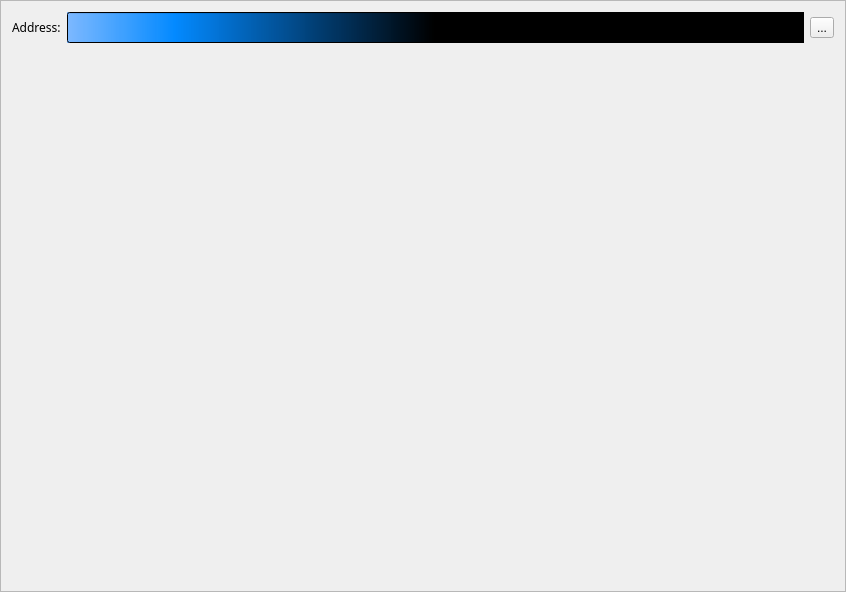
<?xml version="1.0" encoding="UTF-8"?>
<ui version="4.0">
 <class>ReceiveFrame</class>
 <widget class="QFrame" name="ReceiveFrame">
  <property name="geometry">
   <rect>
    <x>0</x>
    <y>0</y>
    <width>846</width>
    <height>592</height>
   </rect>
  </property>
  <property name="windowTitle">
   <string>Frame</string>
  </property>
  <property name="frameShape">
   <enum>QFrame::StyledPanel</enum>
  </property>
  <property name="frameShadow">
   <enum>QFrame::Raised</enum>
  </property>
  <layout class="QVBoxLayout" name="verticalLayout">
   <item>
    <layout class="QHBoxLayout" name="horizontalLayout">
     <item>
      <widget class="QLabel" name="label">
       <property name="font">
        <font>
         <family>Game of Thrones</family>
        </font>
       </property>
       <property name="text">
        <string>Address:</string>
       </property>
      </widget>
     </item>
     <item>
      <widget class="QLineEdit" name="m_addressEdit">
       <property name="palette">
        <palette>
         <active>
          <colorrole role="WindowText">
           <brush brushstyle="SolidPattern">
            <color alpha="255">
             <red>255</red>
             <green>255</green>
             <blue>255</blue>
            </color>
           </brush>
          </colorrole>
          <colorrole role="Button">
           <brush brushstyle="LinearGradientPattern">
            <gradient startx="0.000000000000000" starty="0.000000000000000" endx="1.000000000000000" endy="0.000000000000000" type="LinearGradient" spread="ReflectSpread" coordinatemode="ObjectBoundingMode">
             <gradientstop position="0.000000000000000">
              <color alpha="255">
               <red>126</red>
               <green>185</green>
               <blue>255</blue>
              </color>
             </gradientstop>
             <gradientstop position="0.146597000000000">
              <color alpha="252">
               <red>0</red>
               <green>136</green>
               <blue>255</blue>
              </color>
             </gradientstop>
             <gradientstop position="0.497382000000000">
              <color alpha="255">
               <red>0</red>
               <green>0</green>
               <blue>0</blue>
              </color>
             </gradientstop>
            </gradient>
           </brush>
          </colorrole>
          <colorrole role="Text">
           <brush brushstyle="SolidPattern">
            <color alpha="255">
             <red>255</red>
             <green>255</green>
             <blue>255</blue>
            </color>
           </brush>
          </colorrole>
          <colorrole role="Base">
           <brush brushstyle="LinearGradientPattern">
            <gradient startx="0.000000000000000" starty="0.000000000000000" endx="1.000000000000000" endy="0.000000000000000" type="LinearGradient" spread="ReflectSpread" coordinatemode="ObjectBoundingMode">
             <gradientstop position="0.000000000000000">
              <color alpha="255">
               <red>126</red>
               <green>185</green>
               <blue>255</blue>
              </color>
             </gradientstop>
             <gradientstop position="0.146597000000000">
              <color alpha="252">
               <red>0</red>
               <green>136</green>
               <blue>255</blue>
              </color>
             </gradientstop>
             <gradientstop position="0.497382000000000">
              <color alpha="255">
               <red>0</red>
               <green>0</green>
               <blue>0</blue>
              </color>
             </gradientstop>
            </gradient>
           </brush>
          </colorrole>
          <colorrole role="Window">
           <brush brushstyle="LinearGradientPattern">
            <gradient startx="0.000000000000000" starty="0.000000000000000" endx="1.000000000000000" endy="0.000000000000000" type="LinearGradient" spread="ReflectSpread" coordinatemode="ObjectBoundingMode">
             <gradientstop position="0.000000000000000">
              <color alpha="255">
               <red>126</red>
               <green>185</green>
               <blue>255</blue>
              </color>
             </gradientstop>
             <gradientstop position="0.146597000000000">
              <color alpha="252">
               <red>0</red>
               <green>136</green>
               <blue>255</blue>
              </color>
             </gradientstop>
             <gradientstop position="0.497382000000000">
              <color alpha="255">
               <red>0</red>
               <green>0</green>
               <blue>0</blue>
              </color>
             </gradientstop>
            </gradient>
           </brush>
          </colorrole>
          <colorrole role="Highlight">
           <brush brushstyle="SolidPattern">
            <color alpha="255">
             <red>0</red>
             <green>63</green>
             <blue>190</blue>
            </color>
           </brush>
          </colorrole>
         </active>
         <inactive>
          <colorrole role="WindowText">
           <brush brushstyle="SolidPattern">
            <color alpha="255">
             <red>255</red>
             <green>255</green>
             <blue>255</blue>
            </color>
           </brush>
          </colorrole>
          <colorrole role="Button">
           <brush brushstyle="LinearGradientPattern">
            <gradient startx="0.000000000000000" starty="0.000000000000000" endx="1.000000000000000" endy="0.000000000000000" type="LinearGradient" spread="ReflectSpread" coordinatemode="ObjectBoundingMode">
             <gradientstop position="0.000000000000000">
              <color alpha="255">
               <red>126</red>
               <green>185</green>
               <blue>255</blue>
              </color>
             </gradientstop>
             <gradientstop position="0.146597000000000">
              <color alpha="252">
               <red>0</red>
               <green>136</green>
               <blue>255</blue>
              </color>
             </gradientstop>
             <gradientstop position="0.497382000000000">
              <color alpha="255">
               <red>0</red>
               <green>0</green>
               <blue>0</blue>
              </color>
             </gradientstop>
            </gradient>
           </brush>
          </colorrole>
          <colorrole role="Text">
           <brush brushstyle="SolidPattern">
            <color alpha="255">
             <red>255</red>
             <green>255</green>
             <blue>255</blue>
            </color>
           </brush>
          </colorrole>
          <colorrole role="Base">
           <brush brushstyle="LinearGradientPattern">
            <gradient startx="0.000000000000000" starty="0.000000000000000" endx="1.000000000000000" endy="0.000000000000000" type="LinearGradient" spread="ReflectSpread" coordinatemode="ObjectBoundingMode">
             <gradientstop position="0.000000000000000">
              <color alpha="255">
               <red>126</red>
               <green>185</green>
               <blue>255</blue>
              </color>
             </gradientstop>
             <gradientstop position="0.146597000000000">
              <color alpha="252">
               <red>0</red>
               <green>136</green>
               <blue>255</blue>
              </color>
             </gradientstop>
             <gradientstop position="0.497382000000000">
              <color alpha="255">
               <red>0</red>
               <green>0</green>
               <blue>0</blue>
              </color>
             </gradientstop>
            </gradient>
           </brush>
          </colorrole>
          <colorrole role="Window">
           <brush brushstyle="LinearGradientPattern">
            <gradient startx="0.000000000000000" starty="0.000000000000000" endx="1.000000000000000" endy="0.000000000000000" type="LinearGradient" spread="ReflectSpread" coordinatemode="ObjectBoundingMode">
             <gradientstop position="0.000000000000000">
              <color alpha="255">
               <red>126</red>
               <green>185</green>
               <blue>255</blue>
              </color>
             </gradientstop>
             <gradientstop position="0.146597000000000">
              <color alpha="252">
               <red>0</red>
               <green>136</green>
               <blue>255</blue>
              </color>
             </gradientstop>
             <gradientstop position="0.497382000000000">
              <color alpha="255">
               <red>0</red>
               <green>0</green>
               <blue>0</blue>
              </color>
             </gradientstop>
            </gradient>
           </brush>
          </colorrole>
          <colorrole role="Highlight">
           <brush brushstyle="SolidPattern">
            <color alpha="255">
             <red>0</red>
             <green>63</green>
             <blue>190</blue>
            </color>
           </brush>
          </colorrole>
         </inactive>
         <disabled>
          <colorrole role="WindowText">
           <brush brushstyle="SolidPattern">
            <color alpha="255">
             <red>159</red>
             <green>158</green>
             <blue>158</blue>
            </color>
           </brush>
          </colorrole>
          <colorrole role="Button">
           <brush brushstyle="LinearGradientPattern">
            <gradient startx="0.000000000000000" starty="0.000000000000000" endx="1.000000000000000" endy="0.000000000000000" type="LinearGradient" spread="ReflectSpread" coordinatemode="ObjectBoundingMode">
             <gradientstop position="0.000000000000000">
              <color alpha="255">
               <red>126</red>
               <green>185</green>
               <blue>255</blue>
              </color>
             </gradientstop>
             <gradientstop position="0.146597000000000">
              <color alpha="252">
               <red>0</red>
               <green>136</green>
               <blue>255</blue>
              </color>
             </gradientstop>
             <gradientstop position="0.497382000000000">
              <color alpha="255">
               <red>0</red>
               <green>0</green>
               <blue>0</blue>
              </color>
             </gradientstop>
            </gradient>
           </brush>
          </colorrole>
          <colorrole role="Text">
           <brush brushstyle="SolidPattern">
            <color alpha="255">
             <red>159</red>
             <green>158</green>
             <blue>158</blue>
            </color>
           </brush>
          </colorrole>
          <colorrole role="Base">
           <brush brushstyle="LinearGradientPattern">
            <gradient startx="0.000000000000000" starty="0.000000000000000" endx="1.000000000000000" endy="0.000000000000000" type="LinearGradient" spread="ReflectSpread" coordinatemode="ObjectBoundingMode">
             <gradientstop position="0.000000000000000">
              <color alpha="255">
               <red>126</red>
               <green>185</green>
               <blue>255</blue>
              </color>
             </gradientstop>
             <gradientstop position="0.146597000000000">
              <color alpha="252">
               <red>0</red>
               <green>136</green>
               <blue>255</blue>
              </color>
             </gradientstop>
             <gradientstop position="0.497382000000000">
              <color alpha="255">
               <red>0</red>
               <green>0</green>
               <blue>0</blue>
              </color>
             </gradientstop>
            </gradient>
           </brush>
          </colorrole>
          <colorrole role="Window">
           <brush brushstyle="LinearGradientPattern">
            <gradient startx="0.000000000000000" starty="0.000000000000000" endx="1.000000000000000" endy="0.000000000000000" type="LinearGradient" spread="ReflectSpread" coordinatemode="ObjectBoundingMode">
             <gradientstop position="0.000000000000000">
              <color alpha="255">
               <red>126</red>
               <green>185</green>
               <blue>255</blue>
              </color>
             </gradientstop>
             <gradientstop position="0.146597000000000">
              <color alpha="252">
               <red>0</red>
               <green>136</green>
               <blue>255</blue>
              </color>
             </gradientstop>
             <gradientstop position="0.497382000000000">
              <color alpha="255">
               <red>0</red>
               <green>0</green>
               <blue>0</blue>
              </color>
             </gradientstop>
            </gradient>
           </brush>
          </colorrole>
          <colorrole role="Highlight">
           <brush brushstyle="SolidPattern">
            <color alpha="255">
             <red>240</red>
             <green>240</green>
             <blue>240</blue>
            </color>
           </brush>
          </colorrole>
         </disabled>
        </palette>
       </property>
       <property name="font">
        <font>
         <family>Tibetan Machine Uni</family>
         <pointsize>12</pointsize>
         <weight>50</weight>
         <italic>false</italic>
         <bold>false</bold>
        </font>
       </property>
       <property name="styleSheet">
        <string notr="true">font: 12pt &quot;Tibetan Machine Uni&quot; rgb(255, 255, 255);background-color: qlineargradient(spread:reflect, x1:0, y1:0, x2:1, y2:0, stop:0 rgba(126, 185, 255, 255), stop:0.146597 rgba(0, 136, 255, 252), stop:0.497382 rgba(0, 0, 0, 255));
</string>
       </property>
       <property name="readOnly">
        <bool>true</bool>
       </property>
      </widget>
     </item>
     <item>
      <widget class="QToolButton" name="m_copyButton">
       <property name="text">
        <string>...</string>
       </property>
       <property name="icon">
        <iconset resource="../../resources.qrc">
         <normaloff>:/icons/copy</normaloff>:/icons/copy</iconset>
       </property>
      </widget>
     </item>
    </layout>
   </item>
   <item>
    <spacer name="verticalSpacer">
     <property name="orientation">
      <enum>Qt::Vertical</enum>
     </property>
     <property name="sizeHint" stdset="0">
      <size>
       <width>20</width>
       <height>40</height>
      </size>
     </property>
    </spacer>
   </item>
  </layout>
 </widget>
 <resources>
  <include location="../../resources.qrc"/>
 </resources>
 <connections>
  <connection>
   <sender>m_copyButton</sender>
   <signal>clicked()</signal>
   <receiver>ReceiveFrame</receiver>
   <slot>copyAddress()</slot>
   <hints>
    <hint type="sourcelabel">
     <x>818</x>
     <y>26</y>
    </hint>
    <hint type="destinationlabel">
     <x>422</x>
     <y>295</y>
    </hint>
   </hints>
  </connection>
 </connections>
 <slots>
  <slot>copyAddress()</slot>
 </slots>
</ui>
